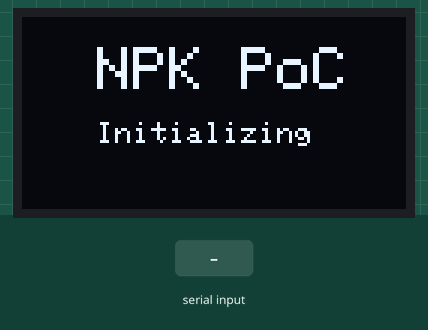
Bench run of a sketch on a simulated Arduino Uno, built with avr-gcc and run on an emulated ATmega328P. Parts: 128×64 one-colour display. Inputs (shaded band) come from the test bench. What the sketch prints to the serial monitor is not drawn.

Above: at 1.2 s.
1.3 s: "30,150\n" received over Serial
At 2.3 s:
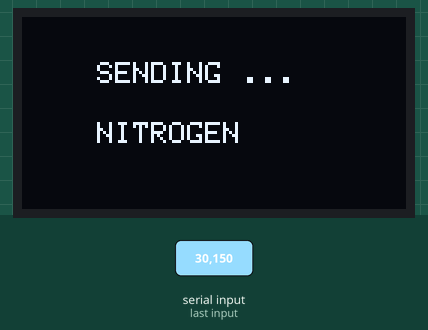
3.1 s: "2\n" received over Serial
At 3.6 s:
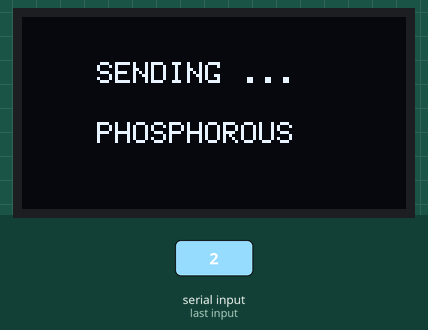
4.6 s: "3\n" received over Serial
At 5.8 s:
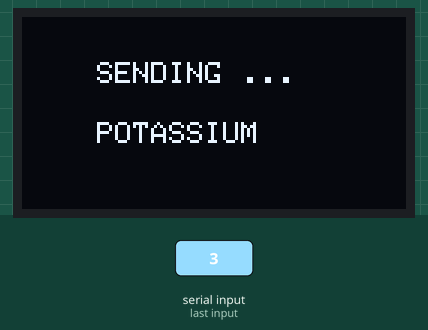
6.1 s: "1\n" received over Serial
At 7.0 s:
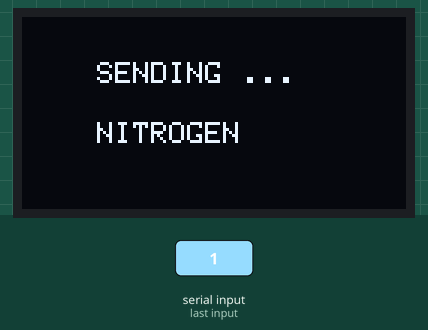
7.6 s: "200\n" received over Serial
At 8.2 s:
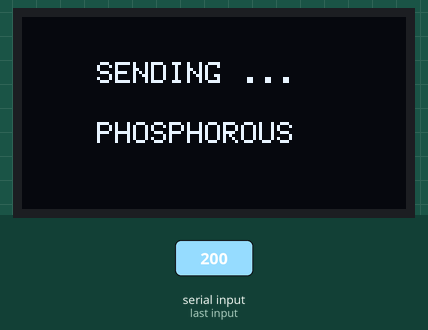
Timing chart, 0 to 10.1 s (numbered marks = the images above; inputs shaded):
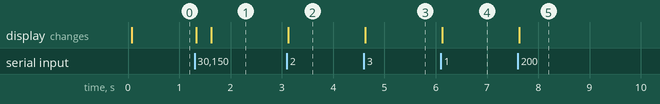

Measured:
- after the input at 1.3 s, the display: first changes at once (image 1 shows a later state)
- after the input at 3.1 s, the display: changes at once (image 2)
- after the input at 4.6 s, the display: changes at once (image 3)
- after the input at 6.1 s, the display: changes at once (image 4)
- after the input at 7.6 s, the display: changes at once (image 5)

The sketch:

npk_4.ino
```cpp
#include <SoftwareSerial.h>
#include <Wire.h>
#include <Adafruit_GFX.h>
#include <Adafruit_SSD1306.h>

#define SCREEN_WIDTH 128
#define SCREEN_HEIGHT 64
#define OLED_RESET -1

Adafruit_SSD1306 display(SCREEN_WIDTH, SCREEN_HEIGHT, &Wire, OLED_RESET);

#define RE 8
#define DE 7


const byte nitro[] = {0x01,0x03, 0x00, 0x1e, 0x00, 0x01, 0xe4, 0x0c};
const byte phos[] = {0x01,0x03, 0x00, 0x1f, 0x00, 0x01, 0xb5, 0xcc};
const byte pota[] = {0x01,0x03, 0x00, 0x20, 0x00, 0x01, 0x85, 0xc0};

int i = 0;
byte values[11];
SoftwareSerial mod(2,3);


void setup() {
  Serial.begin(115200);
  mod.begin(9600);

  pinMode(RE, OUTPUT);
  pinMode(DE, OUTPUT);

  display.begin(SSD1306_SWITCHCAPVCC, 0x3C);
  delay(9);

  display.clearDisplay();
  display.setCursor(25, 10);
  display.setTextSize(2);
  display.setTextColor(WHITE);

  display.println("NPK PoC");

  display.setCursor(25, 35);
  display.setTextSize(1);

  display.print("Initializing");
  display.display();

  delay(9);

  while ( !Serial ) {}
  }
void loop() {
  if ( Serial.available() ) {
    byte val1,val2,val3;
    int i = Serial.read() - 48;
    display.clearDisplay();
    if ( i == 1 ) {
      display.setCursor(25, 15);
      display.setTextSize(1);
      display.setTextColor(WHITE);
      display.println("SENDING ...");
      display.setCursor(25, 35);
      display.setTextSize(1);
      display.println("NITROGEN");
      display.display();
      delay(250);
      val1 = nitrogen();
      Serial.print("Nitrogen: ");
      Serial.println(val1);
    }
    if ( i == 2 ) {
      display.setCursor(25, 15);
      display.setTextSize(1);
      display.setTextColor(WHITE);
      display.println("SENDING ...");
      display.setCursor(25, 35);
      display.setTextSize(1);
      display.println("PHOSPHOROUS");
      display.display();
      delay(250);
      val2 = phosphorous();
      Serial.print("Phosphorous: ");
      Serial.println(val2);
    }
    if ( i == 3 ) {
      display.setCursor(25, 15);
      display.setTextSize(1);
      display.setTextColor(WHITE);
      display.println("SENDING ...");
      display.setCursor(25, 35);
      display.setTextSize(1);
      display.println("POTASSIUM");
      display.display();
      delay(250);
      val3 = potassium();
      Serial.print("Potassium: ");
      Serial.println(val3);
    }
    i = 0;
  }
}

byte nitrogen(){
  digitalWrite(DE,HIGH);
  digitalWrite(RE,HIGH);
  delay(10);
  if(mod.write(nitro,sizeof(nitro))==8){
    digitalWrite(DE,LOW);
    digitalWrite(RE,LOW);
    for(byte i=0;i<7;i++){
    // Serial.print(mod.read(),HEX);
    values[i] = mod.read();
    // Serial.print(values[i],HEX);
    }
    Serial.println();
  }
  return values[4];
}

byte phosphorous(){
  digitalWrite(DE,HIGH);
  digitalWrite(RE,HIGH);
  delay(10);
  if(mod.write(phos,sizeof(phos))==8){
    digitalWrite(DE,LOW);
    digitalWrite(RE,LOW);
    for(byte i=0;i<7;i++){
    // Serial.print(mod.read(),HEX);
    values[i] = mod.read();
    // Serial.print(values[i],HEX);
    }
    Serial.println();
  }
  return values[4];
}

byte potassium(){
  digitalWrite(DE,HIGH);
  digitalWrite(RE,HIGH);
  delay(10);
  if(mod.write(pota,sizeof(pota))==8){
    digitalWrite(DE,LOW);
    digitalWrite(RE,LOW);
    for(byte i=0;i<7;i++){
    // Serial.print(mod.read(),HEX);
    values[i] = mod.read();
    // Serial.print(values[i],HEX);
    }
    Serial.println();
  }
  return values[4];
}
```
